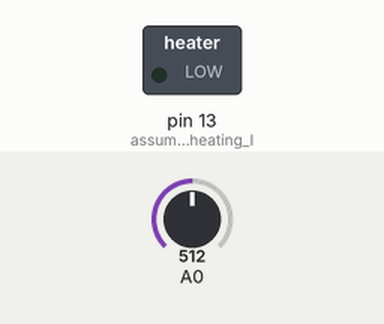
A sketch run on a simulated Arduino Uno, built with avr-gcc and run on an emulated ATmega328P. Shown: switched loads named in the sketch (green lamp = pin HIGH). The inputs (shaded band) are chosen by the test bench; at power-on: A0 = 512.

Above: at 1.3 s.
1.4 s: A0 set to 216
2.9 s: A0 set to 187
At 4.2 s:
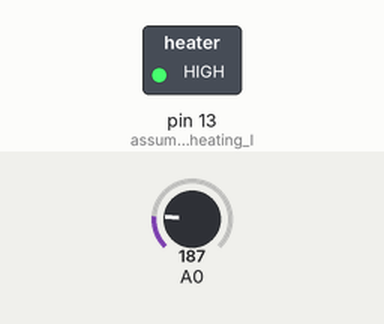
4.5 s: A0 set to 306
At 5.4 s:
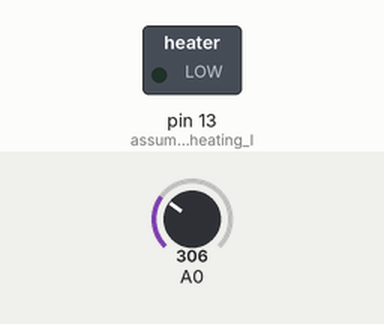
6.0 s: A0 set to 122
At 6.5 s:
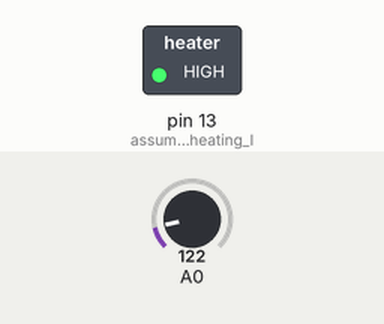
Timing chart, 0 to 8.5 s (numbered marks = the images above; inputs shaded):
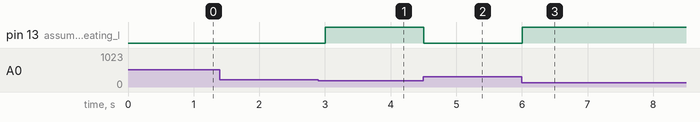

Measured:
- the behaviour switches between 201 and 200 on A0 (found by bisection; images 0 and 1)
- after the input at 1.4 s, every drawn part: stays the same
- after the input at 2.9 s, pin 13 (assuming_the_IR_heating_l): LOW → HIGH after 0.10 s
- after the input at 4.5 s, pin 13 (assuming_the_IR_heating_l): HIGH → LOW at once
- after the input at 6.0 s, pin 13 (assuming_the_IR_heating_l): LOW → HIGH at once

The sketch:

1_infant_incubator.ino
```cpp
long t0;

void setup() {
  // put your setup code here, to run once:
  Serial.begin(9600);
  pinMode(A0, INPUT);
  pinMode(13, OUTPUT); // assuming the IR heating lamp is attached to pin 13
  t0 = millis();
}

void loop() {
int reading = analogRead(A0);
  float voltage = reading * 5.0;
  voltage /= 1024.0;
  float temp = voltage/0.01;

  if (temp<98) {
    digitalWrite(13, HIGH);
  }
  if (temp>100) {
    digitalWrite(13, LOW);
  }

  delay(500);
}
```
